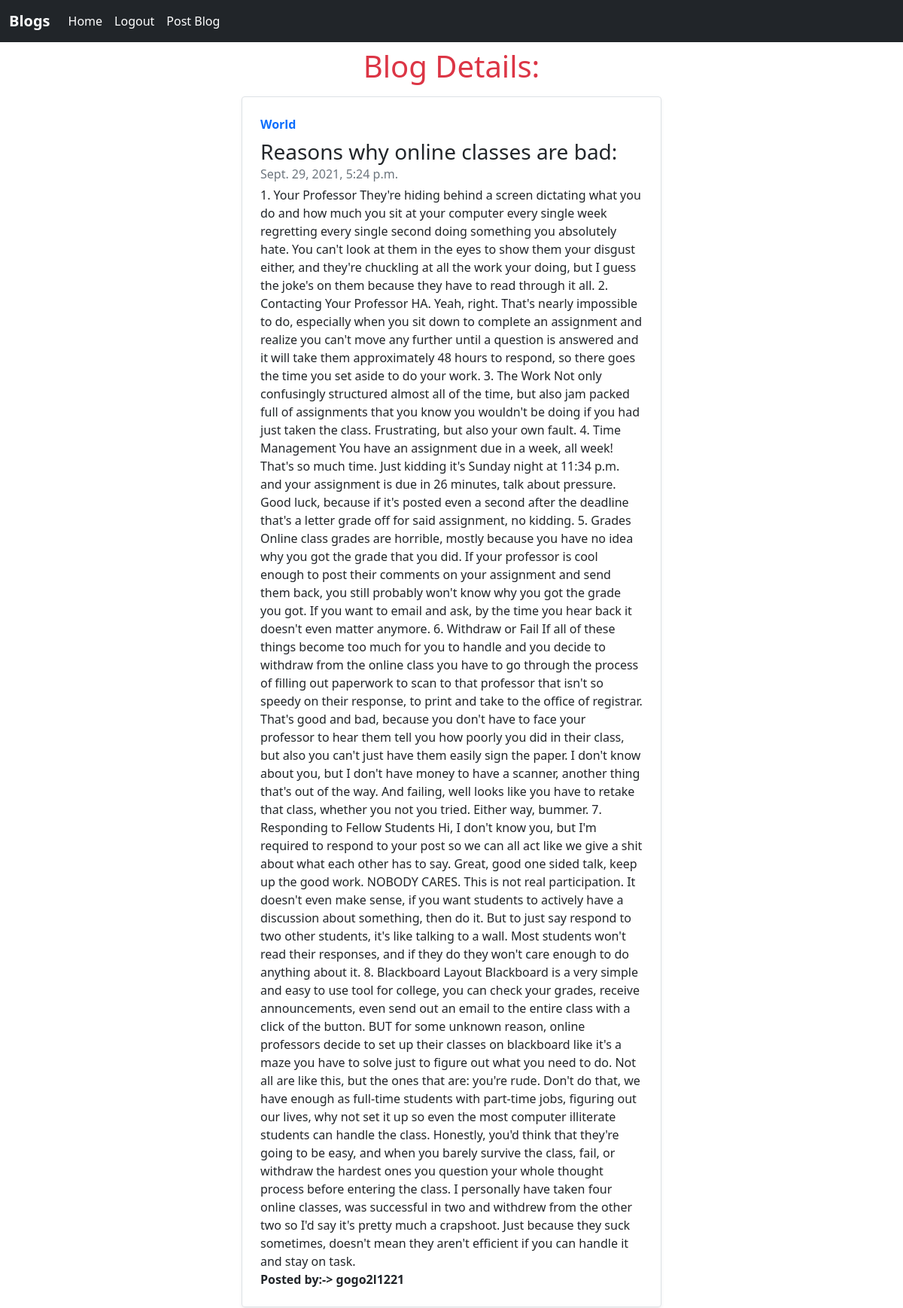
Page /blog_detail/13 (signed in) on the committed database.
### app1/models.py (models this page shows, shortened)
class Blog(models.Model):
    user_id = models.ForeignKey(User, on_delete = models.CASCADE)
    title = models.CharField(max_length = 150)
    dsc = models.TextField()
    date = models.DateTimeField(auto_now_add = True, null = True)

### app1/views.py (the view)
# urls.py: path("blog_detail/<int:id>", views.blog_detail, name = "blog_detail"),
@login_required
def blog_detail(request, id):
    blog = Blog.objects.get(id = id)
    context = {
        "blog":blog
    }
    return render(request, "app1/blog_detail.html", context)

### app1/templates/app1/blog_detail.html (shortened to what this page needs)
<!DOCTYPE html>
<html lang="en">
<head>
    <link href="https://cdn.jsdelivr.net/npm/bootstrap@5.1.0/dist/css/bootstrap.min.css" rel="stylesheet">
</head>
<body>
    <nav class="navbar navbar-expand-lg navbar-dark bg-dark">
        <div class="container-fluid">
          <a class="navbar-brand fw-bold" href="#">Blogs</a>
          <div class="collapse navbar-collapse" id="navbarSupportedContent">
            <ul class="navbar-nav me-auto mb-2 mb-lg-0 text-white">
              <li class="nav-item">
                <a class="nav-link active text-white" aria-current="page" href="/">Home</a>
              </li>
              {% if user.is_authenticated%}
              <li class="nav-item">
                <a class="nav-link text-white" href="/logout/">Logout</a>
              </li>
              <li class="nav-item">
                <a class="nav-link text-white" href="/post_blog/">Post Blog</a>
              </li>
              {%endif%}
            </ul>
          </div>
        </div>
      </nav>
    <div class = "container ">
        <h1 class = "text-center text-danger my-2 mx-auto">Blog Details:</h1>
        {% if blog.id != 6 %}
        <div class="col-md-6 my-3 mx-auto ">
            <div class="row g-0 border rounded overflow-hidden flex-md-row mb-4s shadow-sm h-md-250 position-relative">
              <div class="col p-4 d-flex flex-column position-static">
                <strong class="d-inline-block mb-2 text-primary">World</strong>
                <h3 class="mb-0">{{blog.title}}</h3>
                <div class="mb-1 text-muted">{{blog.date}}</div>
                <p class="card-text mb-auto">{{blog.dsc}}</p>
                <b>Posted by:-> {{blog.user_id.username}}</b>
              </div>
            </div>
        </div>
        {% endif %}
    </div>
</body>
</html>

### rows in the picture
Blog: title "Reasons why online classes are bad:", date "Sept. 29, 2021, 5:24 p.m.", dsc "1. Your Professor They're hiding behind a screen dictating what you do and how much you sit at your computer every single week regretting every single second doing something you absolutely hate. You can't look at them in the eyes to show them your disgust either, and they're chuckling at all the work your doing, but I guess the joke's on them because they have to read through it all. 2. Contacting Your Professor HA. Yeah, right. That's nearly impossible to do, especially when you sit down to complete an assignment and realize you can't move any further until a question is answered and it will take them approximately 48 hours to respond, so there goes the time you set aside to do your work.…", user_id.username "gogo2l1221"
